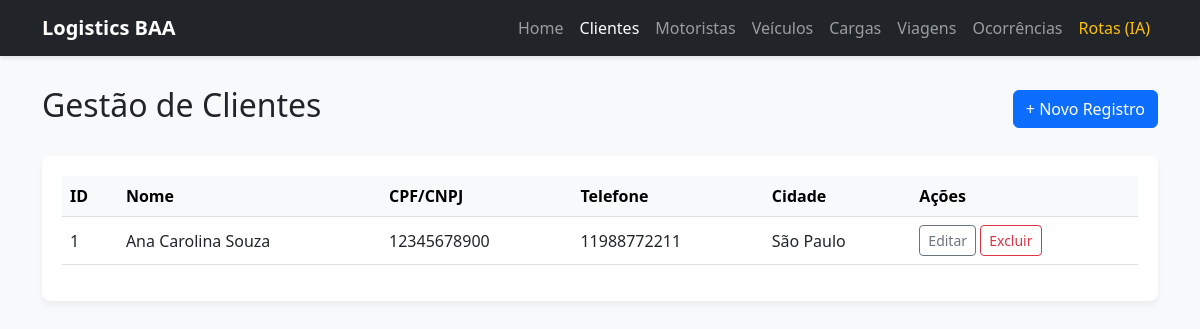
The page /clientes.php on the database its author committed.
### tables this page shows
CREATE TABLE `baa_cliente` (
  `id_cliente` int(11) NOT NULL,
  `cli_nome` char(50) DEFAULT NULL,
  `cli_cpf_cnpj` varchar(14) DEFAULT NULL,
  `cli_telefone` varchar(11) DEFAULT NULL,
  `cli_cidade` char(30) DEFAULT NULL
);

### clientes.php (the view, shortened to what this page needs)
<?php
require_once 'db.php';
?>
<!DOCTYPE html>
<html lang="pt-br">
<head>
    <link href="https://cdn.jsdelivr.net/npm/bootstrap@5.3.0/dist/css/bootstrap.min.css" rel="stylesheet">
</head>
<body>
<nav class="navbar navbar-expand-lg navbar-dark bg-dark">
    <div class="container">
        <a class="navbar-brand" href="index.php"><strong>Logistics BAA</strong></a>
        <div class="collapse navbar-collapse" id="navbarNav">
            <ul class="navbar-nav ms-auto">
                <li class="nav-item"><a class="nav-link" href="index.php">Home</a></li>
                <li class="nav-item"><a class="nav-link active" href="clientes.php">Clientes</a></li>
                <li class="nav-item"><a class="nav-link" href="motoristas.php">Motoristas</a></li>
                <li class="nav-item"><a class="nav-link" href="veiculos.php">Veículos</a></li>
                <li class="nav-item"><a class="nav-link" href="cargas.php">Cargas</a></li>
                <li class="nav-item"><a class="nav-link" href="viagens.php">Viagens</a></li>
                <li class="nav-item"><a class="nav-link" href="ocorrencias.php">Ocorrências</a></li>
                <li class="nav-item"><a class="nav-link text-warning" href="rotas.php">Rotas (IA)</a></li>
            </ul>
        </div>
    </div>
</nav>
<div class="container">
    <div class="d-flex justify-content-between align-items-center mb-4">
        <h2>Gestão de Clientes</h2>
        <button class="btn btn-primary" data-bs-toggle="modal" data-bs-target="#addModal">+ Novo Registro</button>
    </div>
    <div class="table-responsive">
        <table class="table table-hover align-middle">
            <thead class="table-light">
                <tr>
                    <th>ID</th>
                    <th>Nome</th><th>CPF/CNPJ</th><th>Telefone</th><th>Cidade</th>
                    <th>Ações</th>
                </tr>
            </thead>
            <tbody>
                <?php
                try {
                    $stmt = $conn->query("SELECT * FROM baa_cliente ORDER BY id_cliente DESC LIMIT 100");
                    while($row = $stmt->fetch_assoc()) {
                        echo "<tr>";
                        echo '<td>' . htmlspecialchars($row['id_cliente']) . '</td>';
                        echo '<td>' . htmlspecialchars($row['cli_nome']) . '</td>';
                        echo '<td>' . htmlspecialchars($row['cli_cpf_cnpj']) . '</td>';
                        echo '<td>' . htmlspecialchars($row['cli_telefone']) . '</td>';
                        echo '<td>' . htmlspecialchars($row['cli_cidade']) . '</td>';
                        echo '<td>
                            <button class="btn btn-sm btn-outline-secondary" data-bs-toggle="modal" data-bs-target="#editModal' . $row['id_cliente'] . '">Editar</button>
                            <form method="POST" class="d-inline" onsubmit="return confirm(\'Tem certeza que deseja excluir?\');">
                                <input type="hidden" name="action" value="delete">
                                <input type="hidden" name="id_cliente" value="' . $row['id_cliente'] . '">
                                <button type="submit" class="btn btn-sm btn-outline-danger">Excluir</button>
                            </form>
                        </td>';
                        echo "</tr>";
                        ?>
                        <?php
                    }
                } catch(Exception $e) {
                    echo "<tr><td colspan='100%'>Erro: " . $e->getMessage() . "</td></tr>";
                }
                ?>
            </tbody>
        </table>
    </div>
</div>
</body>
</html>

### clientes.php (style rules this page uses)
body { background-color: #f8f9fa; }
.navbar { margin-bottom: 30px; box-shadow: 0 2px 4px rgba(0,0,0,0.1); }
.table-responsive { background: white; padding: 20px; border-radius: 8px; box-shadow: 0 4px 6px rgba(0,0,0,0.05); }

### rows shown on the page
baa_cliente: id_cliente "1", cli_nome "Ana Carolina Souza", cli_cpf_cnpj "12345678900", cli_telefone "11988772211", cli_cidade "São Paulo"
